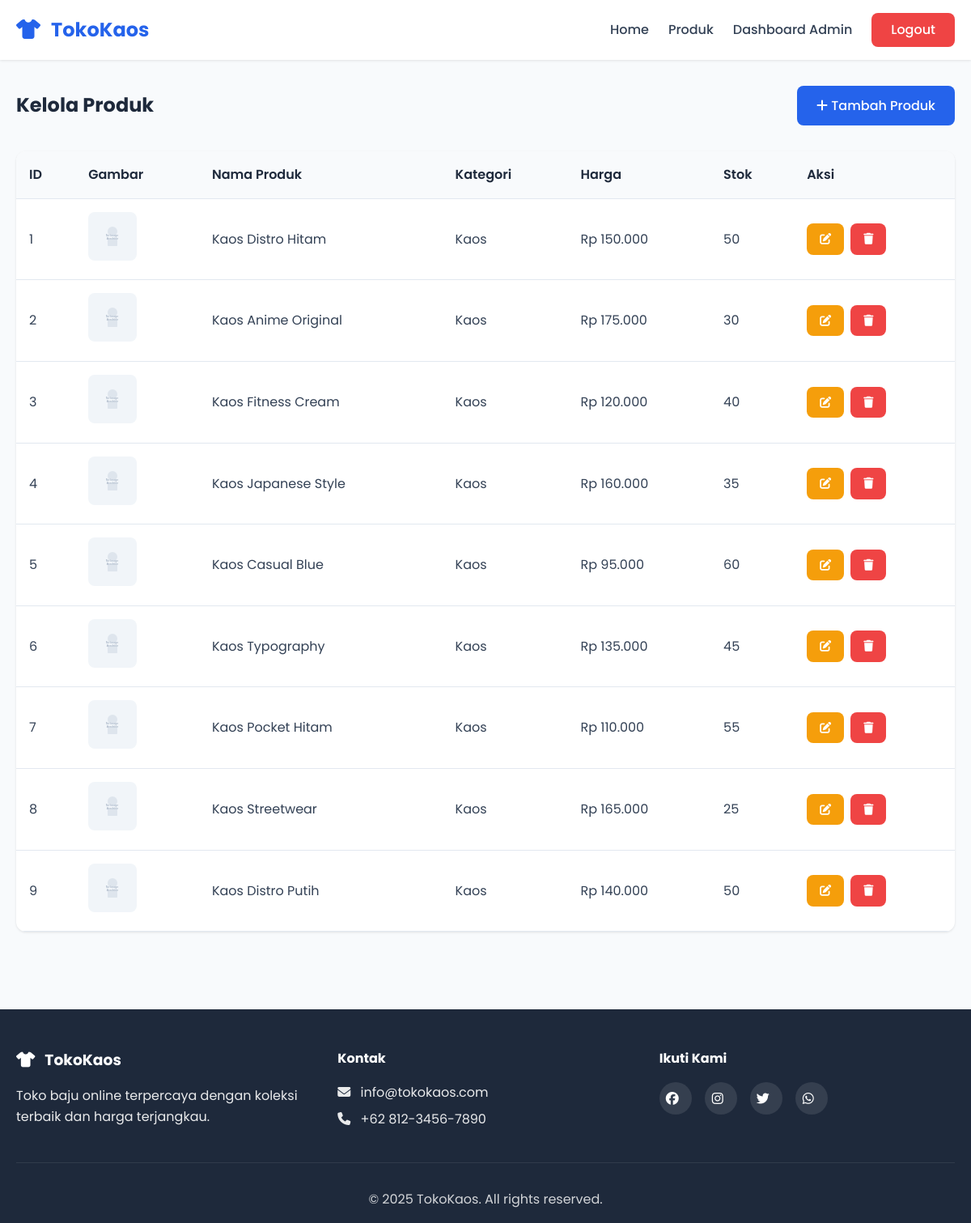
/admin/products.php (signed in), run on the app's committed database.
### tables this page shows
CREATE TABLE IF NOT EXISTS products (
    id INT AUTO_INCREMENT PRIMARY KEY,
    name VARCHAR(200) NOT NULL,
    description TEXT,
    price DECIMAL(10,2) NOT NULL,
    stock INT DEFAULT 0,
    image VARCHAR(255),
    category VARCHAR(50),
    created_at TIMESTAMP DEFAULT CURRENT_TIMESTAMP,
    updated_at TIMESTAMP DEFAULT CURRENT_TIMESTAMP ON UPDATE CURRENT_TIMESTAMP
);

### config/helpers.php (called while the page is built, shortened)
<?php
function formatRupiah($angka) {
    return 'Rp ' . number_format($angka, 0, ',', '.');
}
function baseUrl($path = '') {
    return '/e-comers/' . $path;
}
?>

### config/session.php (called while the page is built, shortened)
<?php
function isLoggedIn() {
    return isset($_SESSION['user_id']);
}
function isAdmin() {
    return isset($_SESSION['role']) && $_SESSION['role'] === 'admin';
}
?>

### admin/products.php (the view, shortened to what this page needs)
<?php
require_once __DIR__ . '/../config/session.php';
require_once __DIR__ . '/../config/helpers.php';
include __DIR__ . '/../includes/header.php';
$conn = getConnection();
$query = "SELECT * FROM products ORDER BY id ASC";
$result = $conn->query($query);
$products = [];
if ($result && $result->num_rows > 0) {
    while ($row = $result->fetch_assoc()) {
        $products[] = $row;
    }
}
?>
<section class="admin-section">
    <div class="container">
        <div class="admin-header">
            <h1>Kelola Produk</h1>
            <a href="<?php echo baseUrl('admin/product-add.php'); ?>" class="btn btn-primary">
                <i class="fas fa-plus"></i> Tambah Produk
            </a>
        </div>
        <div class="table-responsive">
            <table class="admin-table">
                <thead>
                    <tr>
                        <th>ID</th>
                        <th>Gambar</th>
                        <th>Nama Produk</th>
                        <th>Kategori</th>
                        <th>Harga</th>
                        <th>Stok</th>
                        <th>Aksi</th>
                    </tr>
                </thead>
                <tbody>
                    <?php foreach ($products as $product): ?>
                    <tr>
                        <td><?php echo $product['id']; ?></td>
                        <td>
                            <?php if (!empty($product['image'])): ?>
                                <img src="<?php echo baseUrl('assets/images/products/' . $product['image']); ?>" alt="<?php echo htmlspecialchars($product['name']); ?>" class="table-img">
                            <?php else: ?>
                                <img src="<?php echo baseUrl('assets/images/placeholder.svg'); ?>" alt="No Image" class="table-img">
                            <?php endif; ?>
                        </td>
                        <td><?php echo htmlspecialchars($product['name']); ?></td>
                        <td><?php echo htmlspecialchars($product['category']); ?></td>
                        <td><?php echo formatRupiah($product['price']); ?></td>
                        <td><?php echo $product['stock']; ?></td>
                        <td>
                            <div class="action-buttons">
                                <a href="<?php echo baseUrl('admin/product-edit.php?id=' . $product['id']); ?>" class="btn btn-sm btn-warning">
                                    <i class="fas fa-edit"></i>
                                </a>
                                <a href="<?php echo baseUrl('admin/product-delete.php?id=' . $product['id']); ?>" class="btn btn-sm btn-danger" onclick="return confirm('Yakin ingin menghapus produk ini?')">
                                    <i class="fas fa-trash"></i>
                                </a>
                            </div>
                        </td>
                    </tr>
                    <?php endforeach; ?>
                </tbody>
            </table>
        </div>
    </div>
</section>
<?php include __DIR__ . '/../includes/footer.php'; ?>

### includes/header.php (shortened to what this page needs)
<!DOCTYPE html>
<html lang="id">
<head>
    <link rel="stylesheet" href="<?php echo baseUrl('assets/css/style.css'); ?>">
    <link rel="stylesheet" href="https://cdnjs.cloudflare.com/ajax/libs/font-awesome/6.5.1/css/all.min.css">
</head>
<body>
    <nav class="navbar">
        <div class="container">
            <div class="nav-wrapper">
                <a href="<?php echo baseUrl(); ?>" class="logo">
                    <i class="fas fa-tshirt"></i> TokoKaos
                </a>
                <div class="nav-menu" id="navMenu">
                    <a href="<?php echo baseUrl(); ?>">Home</a>
                    <a href="<?php echo baseUrl('products.php'); ?>">Produk</a>
                    <?php if (isLoggedIn()): ?>
                        <?php if (isAdmin()): ?>
                            <a href="<?php echo baseUrl('admin/dashboard.php'); ?>">Dashboard Admin</a>
                        <?php endif; ?>
                        <a href="<?php echo baseUrl('logout.php'); ?>" class="btn-logout">Logout</a>
                    <?php else: ?>
                        <a href="<?php echo baseUrl('login.php'); ?>" class="btn-login">Login</a>
                        <a href="<?php echo baseUrl('register.php'); ?>" class="btn-register">Register</a>
                    <?php endif; ?>
                </div>
            </div>
        </div>
    </nav>
    <main>

### includes/footer.php (shortened to what this page needs)
    </main>
    <footer class="footer">
        <div class="container">
            <div class="footer-content">
                <div class="footer-section">
                    <h3><i class="fas fa-tshirt"></i> TokoKaos</h3>
                    <p>Toko baju online terpercaya dengan koleksi terbaik dan harga terjangkau.</p>
                </div>
                <div class="footer-section">
                    <h4>Kontak</h4>
                    <p><i class="fas fa-envelope"></i> info@tokokaos.com</p>
                    <p><i class="fas fa-phone"></i> +62 812-3456-7890</p>
                </div>
                <div class="footer-section">
                    <h4>Ikuti Kami</h4>
                    <div class="social-links">
                        <a href="#"><i class="fab fa-facebook"></i></a>
                        <a href="#"><i class="fab fa-instagram"></i></a>
                        <a href="#"><i class="fab fa-twitter"></i></a>
                        <a href="#"><i class="fab fa-whatsapp"></i></a>
                    </div>
                </div>
            </div>
            <div class="footer-bottom">
                <p>&copy; 2025 TokoKaos. All rights reserved.</p>
            </div>
        </div>
    </footer>
</body>
</html>

### assets/css/style.css (style rules this page uses)
* { margin: 0; padding: 0; box-sizing: border-box; }
:root { --primary-color: #2563eb; --secondary-color: #64748b; --success-color: #10b981; --danger-color: #ef4444; --warning-color: #f59e0b; --info-color: #3b82f6; --dark-color: #1e293b; --light-color: #f8fafc; --border-color: #e2e8f0; --text-color: #334155; --shadow: 0 1px 3px rgba(0, 0, 0, 0.1); --shadow-lg: 0 10px 15px -3px rgba(0, 0, 0, 0.1); }
body { font-family: 'Poppins', sans-serif; color: var(--text-color); line-height: 1.6; background: var(--light-color); }
.container { max-width: 1200px; margin: 0 auto; padding: 0 20px; }
.navbar { background: white; box-shadow: var(--shadow); position: sticky; top: 0; z-index: 1000; }
.nav-wrapper { display: flex; justify-content: space-between; align-items: center; padding: 1rem 0; }
.logo { font-size: 1.5rem; font-weight: 700; color: var(--primary-color); text-decoration: none; }
.logo i { margin-right: 0.5rem; }
.nav-menu { display: flex; align-items: center; gap: 1.5rem; }
.nav-menu a { text-decoration: none; color: var(--text-color); font-weight: 500; transition: color 0.3s; }
.btn-logout { background: var(--danger-color); color: white !important; padding: 0.5rem 1.5rem; border-radius: 8px; }
.btn { display: inline-block; padding: 0.75rem 1.5rem; border-radius: 8px; text-decoration: none; font-weight: 500; transition: all 0.3s; cursor: pointer; border: none; font-family: 'Poppins', sans-serif; font-size: 1rem; }
.btn-primary { background: var(--primary-color); color: white; }
.btn-warning { background: var(--warning-color); color: white; }
.btn-danger { background: var(--danger-color); color: white; }
.btn-sm { padding: 0.5rem 1rem; font-size: 0.875rem; }
.admin-section { padding: 2rem 0; min-height: calc(100vh - 200px); }
.admin-header { display: flex; justify-content: space-between; align-items: center; margin-bottom: 2rem; }
.admin-header h1 { color: var(--dark-color); }
.table-responsive { overflow-x: auto; background: white; border-radius: 12px; box-shadow: var(--shadow); }
.admin-table { width: 100%; border-collapse: collapse; }
.admin-table thead { background: var(--light-color); }
.admin-table th, .admin-table td { padding: 1rem; text-align: left; border-bottom: 1px solid var(--border-color); }
.admin-table th { font-weight: 600; color: var(--dark-color); }
.table-img { width: 60px; height: 60px; object-fit: cover; border-radius: 8px; }
.action-buttons { display: flex; gap: 0.5rem; }
.footer { background: var(--dark-color); color: white; padding: 3rem 0 1rem; margin-top: 4rem; }
.footer-content { display: grid; grid-template-columns: repeat(auto-fit, minmax(250px, 1fr)); gap: 2rem; margin-bottom: 2rem; }
.footer-section h3, .footer-section h4 { margin-bottom: 1rem; }
.footer-section p { margin-bottom: 0.5rem; opacity: 0.9; }
.footer-section i { margin-right: 0.5rem; }
.social-links { display: flex; gap: 1rem; }
.social-links a { width: 40px; height: 40px; border-radius: 50%; background: rgba(255, 255, 255, 0.1); display: flex; align-items: center; justify-content: center; color: white; text-decoration: none; transition: all 0.3s; }
.footer-bottom { text-align: center; padding-top: 2rem; border-top: 1px solid rgba(255, 255, 255, 0.1); opacity: 0.8; }

### data on the page
products: id "1", name "Kaos Distro Hitam", category "Kaos", price "Rp 150.000", stock "50"
products: id "2", name "Kaos Anime Original", category "Kaos", price "Rp 175.000", stock "30"
products: id "3", name "Kaos Fitness Cream", category "Kaos", price "Rp 120.000", stock "40"
products: id "4", name "Kaos Japanese Style", category "Kaos", price "Rp 160.000", stock "35"
products: id "5", name "Kaos Casual Blue", category "Kaos", price "Rp 95.000", stock "60"
products: id "6", name "Kaos Typography", category "Kaos", price "Rp 135.000", stock "45"
products: id "7", name "Kaos Pocket Hitam", category "Kaos", price "Rp 110.000", stock "55"
products: id "8", name "Kaos Streetwear", category "Kaos", price "Rp 165.000", stock "25"
products: id "9", name "Kaos Distro Putih", category "Kaos", price "Rp 140.000", stock "50"
